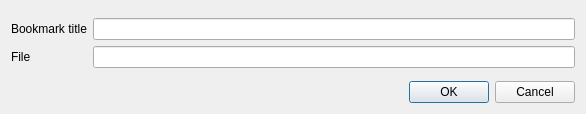
<?xml version="1.0" encoding="UTF-8"?>
<ui version="4.0">
 <class>QBookmarkDlg</class>
 <widget class="QDialog" name="QBookmarkDlg">
  <property name="windowModality">
   <enum>Qt::ApplicationModal</enum>
  </property>
  <property name="geometry">
   <rect>
    <x>0</x>
    <y>0</y>
    <width>586</width>
    <height>114</height>
   </rect>
  </property>
  <property name="windowTitle">
   <string>Add bookmark</string>
  </property>
  <property name="modal">
   <bool>true</bool>
  </property>
  <layout class="QVBoxLayout" name="verticalLayout">
   <item>
    <spacer name="verticalSpacer_2">
     <property name="orientation">
      <enum>Qt::Vertical</enum>
     </property>
     <property name="sizeHint" stdset="0">
      <size>
       <width>20</width>
       <height>0</height>
      </size>
     </property>
    </spacer>
   </item>
   <item>
    <layout class="QFormLayout" name="formLayout">
     <item row="0" column="0">
      <widget class="QLabel" name="label">
       <property name="text">
        <string>Bookmark title</string>
       </property>
       <property name="buddy">
        <cstring>lineTitle</cstring>
       </property>
      </widget>
     </item>
     <item row="0" column="1">
      <widget class="QLineEdit" name="lineTitle"/>
     </item>
     <item row="1" column="0">
      <widget class="QLabel" name="label_2">
       <property name="text">
        <string>File</string>
       </property>
       <property name="buddy">
        <cstring>lineFile</cstring>
       </property>
      </widget>
     </item>
     <item row="1" column="1">
      <widget class="QLineEdit" name="lineFile"/>
     </item>
    </layout>
   </item>
   <item>
    <spacer name="verticalSpacer">
     <property name="orientation">
      <enum>Qt::Vertical</enum>
     </property>
     <property name="sizeHint" stdset="0">
      <size>
       <width>20</width>
       <height>0</height>
      </size>
     </property>
    </spacer>
   </item>
   <item>
    <layout class="QHBoxLayout" name="horizontalLayout">
     <item>
      <spacer name="horizontalSpacer">
       <property name="orientation">
        <enum>Qt::Horizontal</enum>
       </property>
       <property name="sizeHint" stdset="0">
        <size>
         <width>40</width>
         <height>20</height>
        </size>
       </property>
      </spacer>
     </item>
     <item>
      <widget class="QPushButton" name="OKBtn">
       <property name="text">
        <string>OK</string>
       </property>
       <property name="default">
        <bool>true</bool>
       </property>
      </widget>
     </item>
     <item>
      <widget class="QPushButton" name="CancelBtn">
       <property name="text">
        <string>Cancel</string>
       </property>
      </widget>
     </item>
    </layout>
   </item>
  </layout>
 </widget>
 <tabstops>
  <tabstop>lineTitle</tabstop>
  <tabstop>lineFile</tabstop>
  <tabstop>OKBtn</tabstop>
  <tabstop>CancelBtn</tabstop>
 </tabstops>
 <resources/>
 <connections>
  <connection>
   <sender>OKBtn</sender>
   <signal>clicked()</signal>
   <receiver>QBookmarkDlg</receiver>
   <slot>accept()</slot>
   <hints>
    <hint type="sourcelabel">
     <x>393</x>
     <y>77</y>
    </hint>
    <hint type="destinationlabel">
     <x>150</x>
     <y>67</y>
    </hint>
   </hints>
  </connection>
  <connection>
   <sender>CancelBtn</sender>
   <signal>clicked()</signal>
   <receiver>QBookmarkDlg</receiver>
   <slot>reject()</slot>
   <hints>
    <hint type="sourcelabel">
     <x>485</x>
     <y>80</y>
    </hint>
    <hint type="destinationlabel">
     <x>184</x>
     <y>75</y>
    </hint>
   </hints>
  </connection>
 </connections>
</ui>
